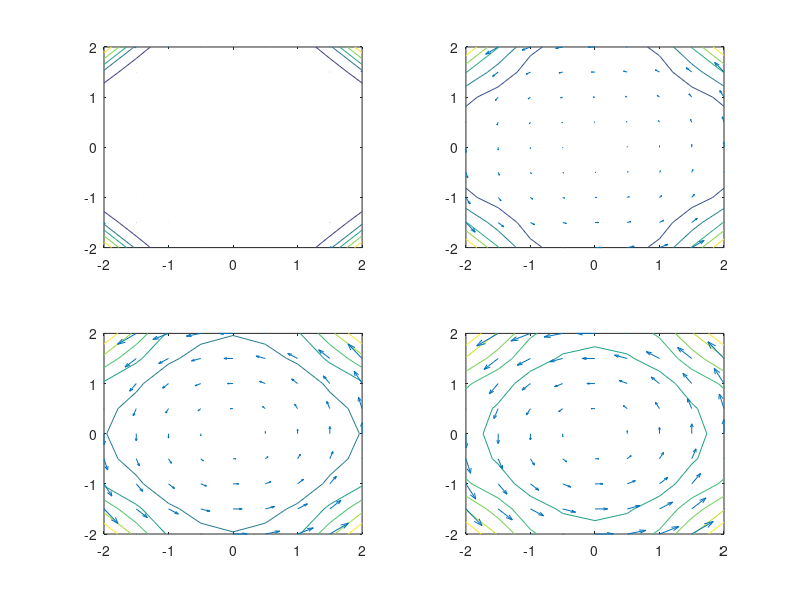

Write the MATLAB code that produced this figure.
%step 1
##q=(1:9)'*(1:9);
%step 2
%gradient
##clc
##y=(-2:0.5:2);
##x=(-2:0.5:2);
##[xx,yy]=meshgrid(x,y);
##  
##  z=-2*exp(-0.1*(-(xx.^2+yy.^2))*2);
##  [u,v]=gradient(z);
##  
##  subplot(1,2,1);
##  surf(xx,yy,z)
##  
##  subplot(1,2,2);
##  contour(x,y,z,2)
##  hold on;
##  A=quiver(xx,yy,u,v)
  
%endstep2

%step 3
##y=(-2:0.5:2);
##x=(-2:0.5:2);
##for i=1:4
##  [xx,yy]=meshgrid(x,y);
##  p=sqrt(xx.^2+yy.^2);
##  p2=xx.^2+yy.^2;
##  Ax(:,:,i)=p.*exp(-(p2./i^2)).*xx;
##  Ay(:,:,i)=p.*exp(-(p2./i^2)).*yy;
##  Dxy(:,:,i)=divergence(xx,yy,Ax,Ay)
##  subplot(2,2,i);
##  contour(xx,yy,Dxy(:,:,i),5)
##  hold on;
##  quiver(xx,yy,Ax(:,:,i),Ay(:,:,i))
##endfor
%endstep3

%step 4
y=(-2:0.5:2);
x=(-2:0.5:2);
[xx,yy]=meshgrid(x,y);
  p=sqrt(xx.^2+yy.^2);
  p2=xx.^2+yy.^2;
  
  p3 = -2*exp(-0.1*(-(xx.^2+yy.^2))*2);
  for i=1:4
  Ax(:,:,i)=-exp(-(p3./i^2)).*yy;
  Ay(:,:,i)=exp(-(p3./i^2)).*xx;
  Dxy(:,:,i)=curl(xx,yy,Ax(:,:,i),Ay(:,:,i));

    subplot(2,2,i);
    contour(xx,yy,Dxy(:,:,i),5)
    hold on;
    quiver(xx,yy,Ax(:,:,i),Ay(:,:,i))

endfor

  %endstep4
